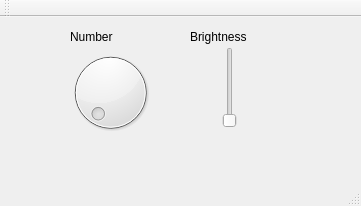
<?xml version="1.0" encoding="UTF-8"?>
<ui version="4.0">
 <class>MainWindow</class>
 <widget class="QMainWindow" name="MainWindow">
  <property name="geometry">
   <rect>
    <x>0</x>
    <y>0</y>
    <width>361</width>
    <height>206</height>
   </rect>
  </property>
  <property name="windowTitle">
   <string>MainWindow</string>
  </property>
  <widget class="QWidget" name="centralWidget">
   <widget class="QDial" name="dial">
    <property name="geometry">
     <rect>
      <x>60</x>
      <y>30</y>
      <width>101</width>
      <height>91</height>
     </rect>
    </property>
    <property name="minimum">
     <number>0</number>
    </property>
    <property name="maximum">
     <number>11000</number>
    </property>
   </widget>
   <widget class="QSlider" name="verticalSlider">
    <property name="geometry">
     <rect>
      <x>220</x>
      <y>30</y>
      <width>20</width>
      <height>81</height>
     </rect>
    </property>
    <property name="maximum">
     <number>16</number>
    </property>
    <property name="orientation">
     <enum>Qt::Vertical</enum>
    </property>
   </widget>
   <widget class="QLabel" name="label">
    <property name="geometry">
     <rect>
      <x>70</x>
      <y>10</y>
      <width>78</width>
      <height>20</height>
     </rect>
    </property>
    <property name="text">
     <string>Number</string>
    </property>
   </widget>
   <widget class="QLabel" name="label_2">
    <property name="geometry">
     <rect>
      <x>190</x>
      <y>10</y>
      <width>101</width>
      <height>20</height>
     </rect>
    </property>
    <property name="text">
     <string>Brightness</string>
    </property>
   </widget>
  </widget>
  <widget class="QMenuBar" name="menuBar">
   <property name="geometry">
    <rect>
     <x>0</x>
     <y>0</y>
     <width>361</width>
     <height>28</height>
    </rect>
   </property>
  </widget>
  <widget class="QToolBar" name="mainToolBar">
   <attribute name="toolBarArea">
    <enum>TopToolBarArea</enum>
   </attribute>
   <attribute name="toolBarBreak">
    <bool>false</bool>
   </attribute>
  </widget>
  <widget class="QStatusBar" name="statusBar"/>
 </widget>
 <layoutdefault spacing="6" margin="11"/>
 <resources/>
 <connections/>
</ui>
